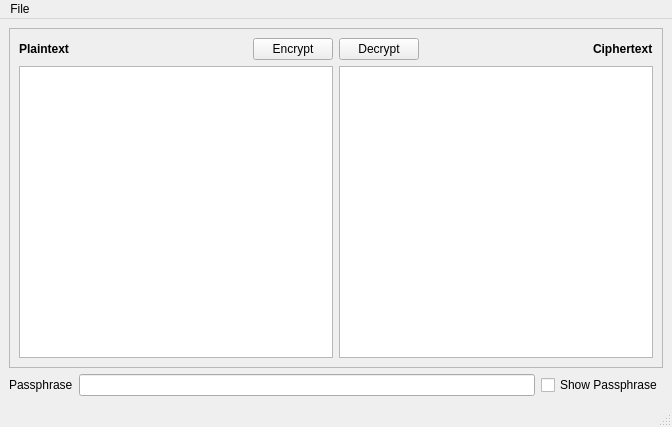
<?xml version="1.0" encoding="UTF-8"?>
<ui version="4.0">
 <class>MainWindow</class>
 <widget class="QMainWindow" name="MainWindow">
  <property name="geometry">
   <rect>
    <x>0</x>
    <y>0</y>
    <width>672</width>
    <height>427</height>
   </rect>
  </property>
  <property name="windowTitle">
   <string>Basic Encryption Tool</string>
  </property>
  <widget class="QWidget" name="centralwidget">
   <layout class="QGridLayout" name="gridLayout">
    <item row="1" column="3">
     <widget class="QCheckBox" name="show_passphrase_checkbox">
      <property name="toolTip">
       <string>&lt;html&gt;&lt;head/&gt;&lt;body&gt;&lt;p align=&quot;center&quot;&gt;Display the passphrase in the clear&lt;/p&gt;&lt;/body&gt;&lt;/html&gt;</string>
      </property>
      <property name="text">
       <string>Show Passphrase</string>
      </property>
     </widget>
    </item>
    <item row="0" column="0" colspan="4">
     <widget class="QFrame" name="frame">
      <property name="frameShape">
       <enum>QFrame::StyledPanel</enum>
      </property>
      <property name="frameShadow">
       <enum>QFrame::Raised</enum>
      </property>
      <layout class="QGridLayout" name="gridLayout_2">
       <item row="2" column="0" colspan="2">
        <widget class="QTextEdit" name="plaintext_textedit"/>
       </item>
       <item row="0" column="1" alignment="Qt::AlignRight">
        <widget class="QPushButton" name="encrypt_button">
         <property name="toolTip">
          <string>&lt;html&gt;&lt;head/&gt;&lt;body&gt;&lt;p align=&quot;center&quot;&gt;Encrypt the plaintext&lt;/p&gt;&lt;/body&gt;&lt;/html&gt;</string>
         </property>
         <property name="text">
          <string>Encrypt</string>
         </property>
        </widget>
       </item>
       <item row="0" column="0" alignment="Qt::AlignLeft">
        <widget class="QLabel" name="plaintext_label">
         <property name="font">
          <font>
           <bold>true</bold>
          </font>
         </property>
         <property name="text">
          <string>Plaintext</string>
         </property>
        </widget>
       </item>
       <item row="0" column="2" alignment="Qt::AlignLeft">
        <widget class="QPushButton" name="decrypt_button">
         <property name="toolTip">
          <string>&lt;html&gt;&lt;head/&gt;&lt;body&gt;&lt;p align=&quot;center&quot;&gt;Decrypt the ciphertext&lt;/p&gt;&lt;/body&gt;&lt;/html&gt;</string>
         </property>
         <property name="text">
          <string>Decrypt</string>
         </property>
        </widget>
       </item>
       <item row="0" column="3" alignment="Qt::AlignRight">
        <widget class="QLabel" name="ciphertext_label">
         <property name="font">
          <font>
           <bold>true</bold>
          </font>
         </property>
         <property name="text">
          <string>Ciphertext</string>
         </property>
        </widget>
       </item>
       <item row="2" column="2" colspan="2">
        <widget class="QTextEdit" name="ciphertext_textedit"/>
       </item>
      </layout>
     </widget>
    </item>
    <item row="1" column="2">
     <widget class="QLineEdit" name="passphrase_lineedit">
      <property name="toolTip">
       <string>&lt;html&gt;&lt;head/&gt;&lt;body&gt;&lt;p align=&quot;center&quot;&gt;Passphrase for symmetric key generation&lt;/p&gt;&lt;/body&gt;&lt;/html&gt;</string>
      </property>
      <property name="echoMode">
       <enum>QLineEdit::Password</enum>
      </property>
      <property name="clearButtonEnabled">
       <bool>true</bool>
      </property>
     </widget>
    </item>
    <item row="1" column="0" colspan="2" alignment="Qt::AlignRight">
     <widget class="QLabel" name="passphrase_label">
      <property name="text">
       <string>Passphrase</string>
      </property>
     </widget>
    </item>
   </layout>
  </widget>
  <widget class="QMenuBar" name="menubar">
   <property name="geometry">
    <rect>
     <x>0</x>
     <y>0</y>
     <width>672</width>
     <height>22</height>
    </rect>
   </property>
   <widget class="QMenu" name="menuFile">
    <property name="title">
     <string>File</string>
    </property>
    <addaction name="actionReset"/>
    <addaction name="actionQuit"/>
   </widget>
   <addaction name="menuFile"/>
  </widget>
  <widget class="QStatusBar" name="statusbar"/>
  <action name="actionQuit">
   <property name="text">
    <string>Quit</string>
   </property>
   <property name="shortcut">
    <string>Ctrl+Q</string>
   </property>
  </action>
  <action name="actionReset">
   <property name="text">
    <string>Reset</string>
   </property>
   <property name="shortcut">
    <string>Ctrl+R</string>
   </property>
  </action>
 </widget>
 <resources/>
 <connections>
  <connection>
   <sender>actionQuit</sender>
   <signal>triggered()</signal>
   <receiver>MainWindow</receiver>
   <slot>close()</slot>
   <hints>
    <hint type="sourcelabel">
     <x>-1</x>
     <y>-1</y>
    </hint>
    <hint type="destinationlabel">
     <x>388</x>
     <y>86</y>
    </hint>
   </hints>
  </connection>
 </connections>
</ui>
